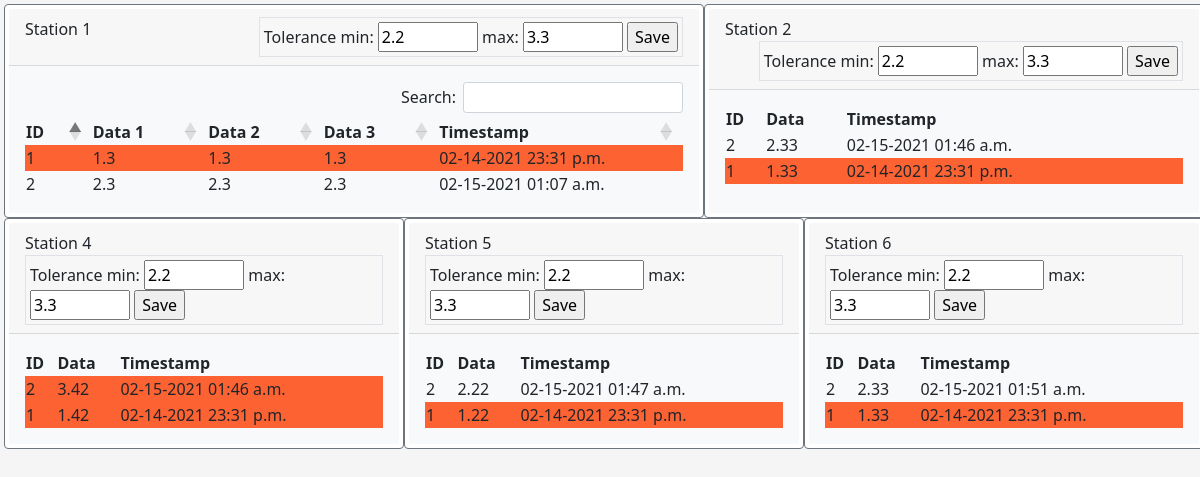
The page / on the database its author committed.
### api/models.py (models this page shows, shortened)
class Default(models.Model):
    station = models.CharField(max_length=10)
    minimum = models.FloatField(default=0)
    maximum = models.FloatField(default=0)
    date_created = models.DateTimeField(auto_now_add=True)

class StationOne(models.Model):
    unique = models.CharField(max_length=30)
    data_1 = models.FloatField(default=0)
    data_2 = models.FloatField(default=0)
    data_3 = models.FloatField(default=0)
    date_created = models.DateTimeField(auto_now_add=True)

class StationTwo(models.Model):
    unique = models.CharField(max_length=30)
    data = models.FloatField(default=0)
    date_created = models.DateTimeField(auto_now_add=True)

class StationFour(models.Model):
    unique = models.CharField(max_length=30)
    data = models.FloatField(default=0)
    date_created = models.DateTimeField(auto_now_add=True)

class StationFive(models.Model):
    unique = models.CharField(max_length=30)
    data = models.FloatField(default=0)
    date_created = models.DateTimeField(auto_now_add=True)

class Stationsix(models.Model):
    unique = models.CharField(max_length=30)
    data = models.FloatField(default=0)
    date_created = models.DateTimeField(auto_now_add=True)

### frontend/views.py (the view, shortened to what this page needs)
# urls.py: path('', views.home, name='home'),
def home(request):
    one_list = StationOne.objects.order_by('-date_created')
    two_list = StationTwo.objects.order_by('-date_created')
    four_list = StationFour.objects.order_by('-date_created')
    five_list = StationFive.objects.order_by('-date_created')
    six_list = Stationsix.objects.order_by('-date_created')
    s1 = Default.objects.get(station="Station 1")
    s2 = Default.objects.get(station="Station 2")
    s4 = Default.objects.get(station="Station 4")
    s5 = Default.objects.get(station="Station 5")
    s6 = Default.objects.get(station="Station 6")
    context = {
        'one_list': one_list,
        'two_list': two_list,
        'four_list': four_list,
        'five_list': five_list,
        'six_list': six_list,
        's1': s1,
        's2': s2,
        's4': s4,
        's5': s5,
        's6': s6,
        }
    return render(request, 'home.html', context)

### templates/home.html (shortened to what this page needs)
{% load static %}
<!DOCTYPE html>
<html lang="en">
<head>
    <link rel="stylesheet" type="text/css" href="https://cdn.jsdelivr.net/npm/bootstrap@5.0.0-beta1/dist/css/bootstrap.min.css">
    <link rel="stylesheet" href="https://cdnjs.cloudflare.com/ajax/libs/font-awesome/5.14.0/css/all.min.css"integrity="sha512-1PKOgIY59xJ8Co8+NE6FZ+LOAZKjy+KY8iq0G4B3CyeY6wYHN3yt9PW0XpSriVlkMXe40PTKnXrLnZ9+fkDaog=="crossorigin="anonymous"/>
    <link rel="stylesheet" type="text/css" href="https://cdn.datatables.net/1.10.23/css/dataTables.bootstrap5.min.css">
    <link rel="stylesheet" type="text/css" href="https://cdn.datatables.net/buttons/1.6.5/css/buttons.dataTables.min.css">
    <link rel="stylesheet" type="text/css" href="https://cdnjs.cloudflare.com/ajax/libs/yadcf/0.8.3/jquery.dataTables.yadcf.css">
    <link rel="stylesheet" type="text/css" href="https://cdnjs.cloudflare.com/ajax/libs/eonasdan-bootstrap-datetimepicker/4.17.49/css/bootstrap-datetimepicker.min.css">
</head>
<body>
    <div class="container-fluid m-1 bg-light" id="container" >
        <div class="row">
            <div class="col-md-7 card border-secondary  p-1">
                <div class="card-header">
                    Station 1
                    <div class="float-end border p-1">
                        <form action="{% url 'home' %}" method="post">{% csrf_token %}
                            Tolerance
                            <label for="minimum">min:</label>
                            <input type="float" name="minimum" size="5" value="{{s1.minimum}}">
                            <label for="maximum">max:</label>
                            <input type="float" name="maximum" size="5" value="{{s1.maximum}}">
                            <input type="submit" value="Save">
                        </form>
                    </div>
                </div>
                <div class="card-body bg-light">
                    <div class="table-responsive">
                            <table id="table1" class="display compact" style="width:100%">
                                <thead>
                                    <tr role="row">
                                        <th>ID</th>
                                        <th>Data 1</th>
                                        <th>Data 2</th>
                                        <th>Data 3</th>
                                        <th>Timestamp</th>
                                    </tr>
                                </thead>
                                <tbody id="body1">
                                    {% if one_list %}
                                        {% for one in one_list %}
                                            {% if one.data_1 < s1.minimum or one.data_1 > s1.maximum %}
                                                <tr role="row" style="background-color:#fd6233;" >
                                            {% else %}
                                                <tr role="row">
                                            {% endif %}
                                                    <td>{{ one.id}}</td>
                                                    <td>{{ one.data_1 }}</td>
                                                    <td>{{ one.data_2 }}</td>
                                                    <td>{{ one.data_3 }}</td>
                                                    <td>{{ one.date_created|date:'m-d-Y H:i a' }}</td>
                                                </tr>
                                        {% endfor%}
                                    {% endif %}
                                </tbody>
                            </table>
                    </div>
                </div>
            </div>
            <div class="col-md-5 card border-secondary p-1">
                <div class="card-header">
                    Station 2
                    <div class="float-end border p-1">
                        <form action="{% url 'home' %}" method="post">{% csrf_token %}
                            Tolerance
                            <label for="minimum">min:</label>
                            <input type="float" name="minimum" size="5" value="{{s2.minimum}}">
                            <label for="maximum">max:</label>
                            <input type="float" name="maximum" size="5" value="{{s2.maximum}}">
                            <input type="submit" value="Save">
                        </form>
                    </div>
                </div>
                <div class="card-body bg-light">
                    <div class="table-responsive">
                        <table id="table2" class="display compact" style="width:100%">
                            <thead>
                                <tr role="row">
                                    <th>ID</th>
                                    <th>Data</th>
                                    <th>Timestamp</th>
                                </tr>
                            </thead>
                            <tbody id="body2">
                                {% if two_list %}
                                    {% for two in two_list %}
                                        {% if two.data < s2.minimum or two.data > s2.maximum %}
                                            <tr role="row" style="background-color:#fd6233;" >
                                        {% else %}
                                            <tr role="row">
                                        {% endif %}
                                                <td>{{ two.id}}</td>
                                                <td>{{ two.data }}</td>
                                                <td>{{ two.date_created|date:'m-d-Y H:i a' }}</td>
                                            </tr>
                                    {% endfor%}
                                {% endif %}
                            </tbody>
                        </table>
                    </div>
                </div>
            </div>
        </div>
        <div class="row">
            <div class="col card border-secondary p-1">
                <div class="card-header">
                    Station 4
                    <div class="float-end border p-1">
                        <form action="{% url 'home' %}" method="post">{% csrf_token %}
                            Tolerance
                            <label for="minimum">min:</label>
                            <input type="float" name="minimum" size="5" value="{{s4.minimum}}">
                            <label for="maximum">max:</label>
                            <input type="float" name="maximum" size="5" value="{{s4.maximum}}">
                            <input type="submit" value="Save">
                        </form>
                    </div>
                </div>
                <div class="card-body bg-light">
                    <div class="table-responsive">
                        <table id="table3" class="display compact" style="width:100%">
                            <thead>
                                <tr role="row">
                                    <th>ID</th>
                                    <th>Data</th>
                                    <th>Timestamp</th>
                                </tr>
                            </thead>
                            <tbody id="body3">
                                {% if four_list %}
                                    {% for four in four_list %}
                                        {% if four.data < s4.minimum or four.data > s4.maximum %}
                                            <tr role="row" style="background-color:#fd6233;" >
                                        {% else %}
                                            <tr role="row">
                                        {% endif %}
                                                <td>{{ four.id}}</td>
                                                <td>{{ four.data }}</td>
                                                <td>{{ four.date_created|date:'m-d-Y H:i a' }}</td>
                                            </tr>
                                    {% endfor%}
                                {% endif %}
                            </tbody>
                        </table>
                    </div>
                </div>
            </div>
            <div class="col card border-secondary p-1">
                <div class="card-header">
                    Station 5
                    <div class="float-end border p-1">
                        <form action="{% url 'home' %}" method="post">{% csrf_token %}
                            Tolerance
                            <label for="minimum">min:</label>
                            <input type="float" name="minimum" size="5" value="{{s5.minimum}}">
                            <label for="maximum">max:</label>
                            <input type="float" name="maximum" size="5" value="{{s5.maximum}}">
                            <input type="submit" value="Save">
                        </form>
                    </div>
                </div>
                <div class="card-body bg-light">
                    <div class="table-responsive">
                        <table id="table4" class="display compact" style="width:100%">
                            <thead>
                                <tr role="row">
                                    <th>ID</th>
                                    <th>Data</th>
                                    <th>Timestamp</th>
                                </tr>
                            </thead>
                            <tbody id="body4">
                                {% if five_list %}
                                    {% for five in five_list %}
                                        {% if five.data < s5.minimum or five.data_1 > s5.maximum %}
                                            <tr role="row" style="background-color:#fd6233;" >
                                        {% else %}
                                            <tr role="row">
                                        {% endif %}
                                                <td>{{ five.id}}</td>
                                                <td>{{ five.data }}</td>
                                                <td>{{ five.date_created|date:'m-d-Y H:i a' }}</td>
                                            </tr>
                                    {% endfor%}
                                {% endif %}
                            </tbody>
                        </table>
                    </div>
                </div>
            </div>
            <div class="col card border-secondary p-1">
                <div class="card-header">
                    Station 6
                    <div class="float-end border p-1">
                        <form action="{% url 'home' %}" method="post">{% csrf_token %}
                            Tolerance
                            <label for="minimum">min:</label>
                            <input type="float" name="minimum" size="5" value="{{s6.minimum}}">
                            <label for="maximum">max:</label>
                            <input type="float" name="maximum" size="5" value="{{s6.maximum}}">
                            <input type="submit" value="Save">
                        </form>
                    </div>
                </div>
                <div class="card-body bg-light ">
                    <div class="table-responsive">
                        <table id="table5" class="display compact" style="width:100%">
                            <thead>
                                <tr role="row">
                                    <th>ID</th>
                                    <th>Data</th>
                                    <th>Timestamp</th>
                                </tr>
                            </thead>
                            <tbody id="body5">
                                {% if six_list %}
                                    {% for six in six_list %}
                                        {% if six.data < s6.minimum or six.data_1 > s6.maximum %}
                                            <tr role="row" style="background-color:#fd6233;" >
                                        {% else %}
                                            <tr role="row">
                                        {% endif %}
                                                <td>{{ six.id}}</td>
                                                <td>{{ six.data }}</td>
                                                <td>{{ six.date_created|date:'m-d-Y H:i a' }}</td>
                                            </tr>
                                    {% endfor%}
                                {% endif %}
                            </tbody>
                        </table>
                    </div>
                </div>
            </div>
        </div>
    </div>
</body>
</html>

### templates/home.html (style rules this page uses)
body { padding-right: 0px !important; overflow-y: hidden !important; background-color: #f5f5f5; }

### rows shown on the page
Default: minimum "2.2", maximum "3.3"
StationOne: id "2", data_1 "2.3", data_2 "2.3", data_3 "2.3", date_created "02-15-2021 01:07 a.m."
StationOne: id "1", data_1 "1.3", data_2 "1.3", data_3 "1.3", date_created "02-14-2021 23:31 p.m."
Default: minimum "2.2", maximum "3.3"
StationTwo: id "2", data "2.33", date_created "02-15-2021 01:46 a.m."
StationTwo: id "1", data "1.33", date_created "02-14-2021 23:31 p.m."
Default: minimum "2.2", maximum "3.3"
StationFour: id "2", data "3.42", date_created "02-15-2021 01:46 a.m."
StationFour: id "1", data "1.42", date_created "02-14-2021 23:31 p.m."
Default: minimum "2.2", maximum "3.3"
StationFive: id "2", data "2.22", date_created "02-15-2021 01:47 a.m."
StationFive: id "1", data "1.22", date_created "02-14-2021 23:31 p.m."
Default: minimum "2.2", maximum "3.3"
Stationsix: id "2", data "2.33", date_created "02-15-2021 01:51 a.m."
Stationsix: id "1", data "1.33", date_created "02-14-2021 23:31 p.m."
